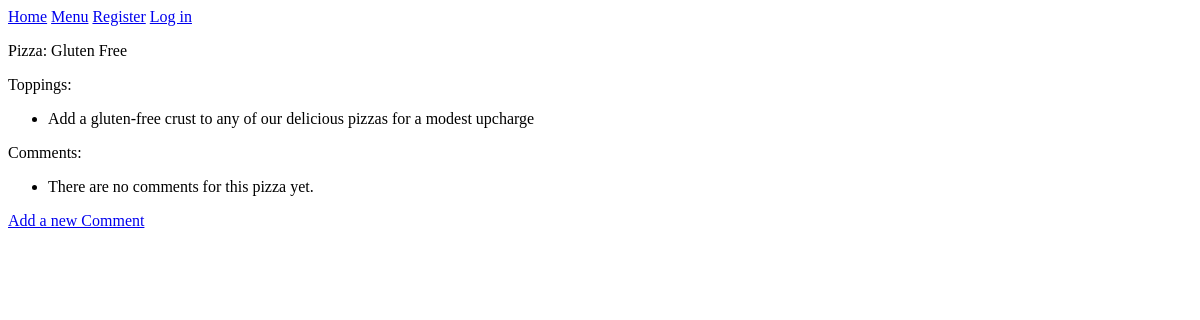
Before: /pizzas/4/ with the older database file.
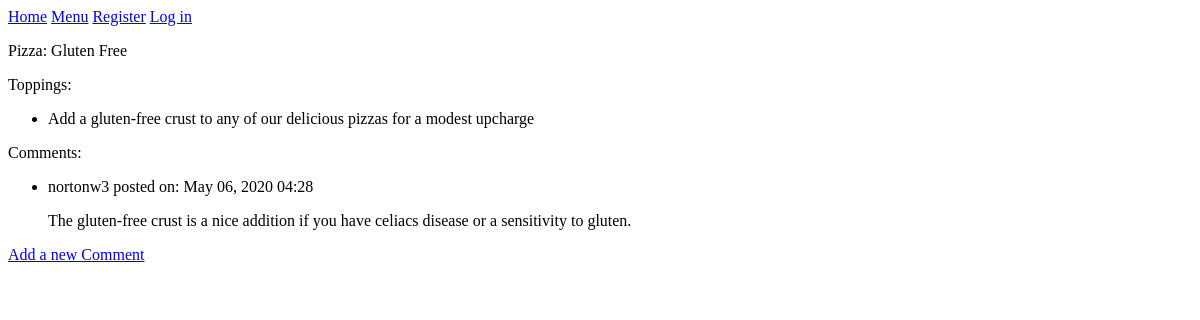
After: the same page with the newer database file.
### pizzas/models.py (models this page shows, shortened)
class Pizza(models.Model):
    text = models.CharField(max_length=200)
    date_added = models.DateTimeField(auto_now_add=True)
    def __str__(self):
        return self.text

class Topping(models.Model):
    pizza = models.ForeignKey(Pizza, on_delete=models.CASCADE)
    text = models.TextField()
    date_added = models.DateTimeField(auto_now_add=True)

class Comment(models.Model):
    pizza = models.ForeignKey(Pizza, on_delete=models.CASCADE)
    text = models.TextField()
    date_added = models.DateTimeField(auto_now_add=True)
    owner = models.ForeignKey(User, on_delete=models.CASCADE)

### pizzas/views.py (the view)
# urls.py: path('pizzas/<int:pizza_id>/', views.pizza, name='pizza'),
def pizza(request, pizza_id):
    pizza = Pizza.objects.get(id=pizza_id)
    toppings = pizza.topping_set.order_by('-date_added')
    comments = pizza.comment_set.order_by('-date_added')
    context = {'pizza':pizza, 'toppings':toppings, 'comments':comments}
    return render(request, 'pizzas/pizza.html', context)

### pizzas/templates/pizzas/pizza.html
{% extends "pizzas/base.html" %}
{% block content %}
    <p>Pizza: {{ pizza }}</p>
    <p>Toppings:</p>
    <ul>
        {% for topping in toppings %}
        <li>
            <p>{{ topping.text|linebreaks }} </p>
        </li>
        {% empty %}
            <li>There are no entries for this pizza yet.</li>
        {% endfor %}
    </ul>
    <p>Comments:</p>
    <ul>
        {% for comment in comments %}
        <li>
            <p>{{ comment.owner }} posted on: {{ comment.date_added|date:'M d, Y H:i' }} </p>
            <p>{{ comment.text|linebreaks }} </p>
        </li>
        {% empty %}
            <li>There are no comments for this pizza yet.</li>
        {% endfor %}
    </ul>
    <a href="{% url 'pizzas:new_comment' pizza.id%}">Add a new Comment</a>
{% endblock content %}

### pizzas/templates/pizzas/base.html
<p>
    <a href="{% url 'pizzas:index' %}">Home</a>
    <a href="{% url 'pizzas:pizzas' %}">Menu</a>
    {% if user.is_authenticated %}
        Hello, {{ user.username }}
        <a href="{% url 'users:logout' %}">Log out</a>
    {% else %}
        <a href="{% url 'users:register' %}">Register</a>
        <a href="{% url 'users:login' %}">Log in</a>
    {% endif %}
</p>
{% block content %}
{% endblock content %}

Changed rows visible on the page:
added Comment: owner "nortonw3", date_added "May 06, 2020 04:28", text "The gluten-free crust is a nice addition if you have celiacs disease or a sensitivity to gluten."
Other visible differences:
text no longer shown: "There are no comments for this pizza yet."
